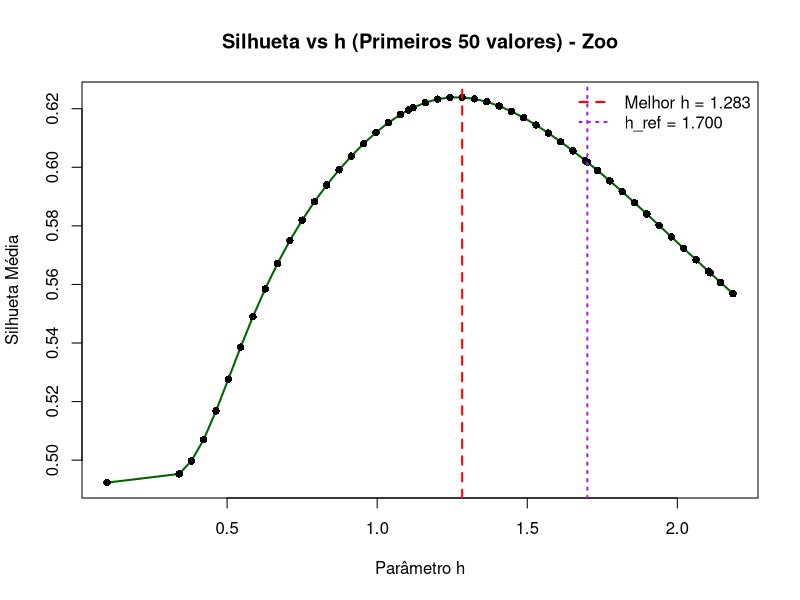
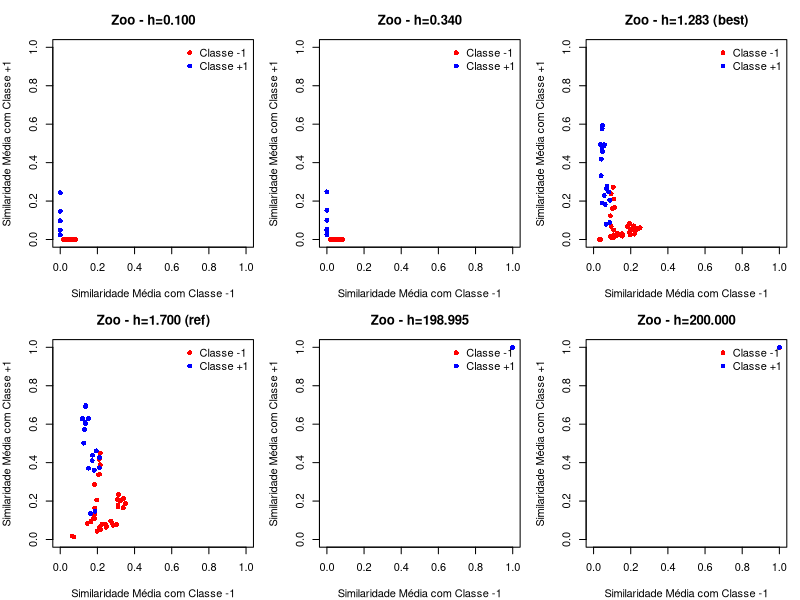
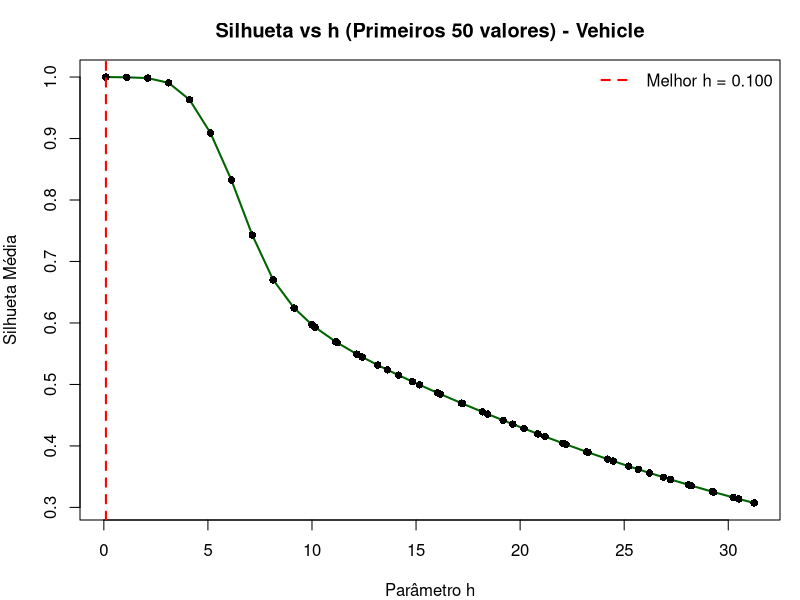
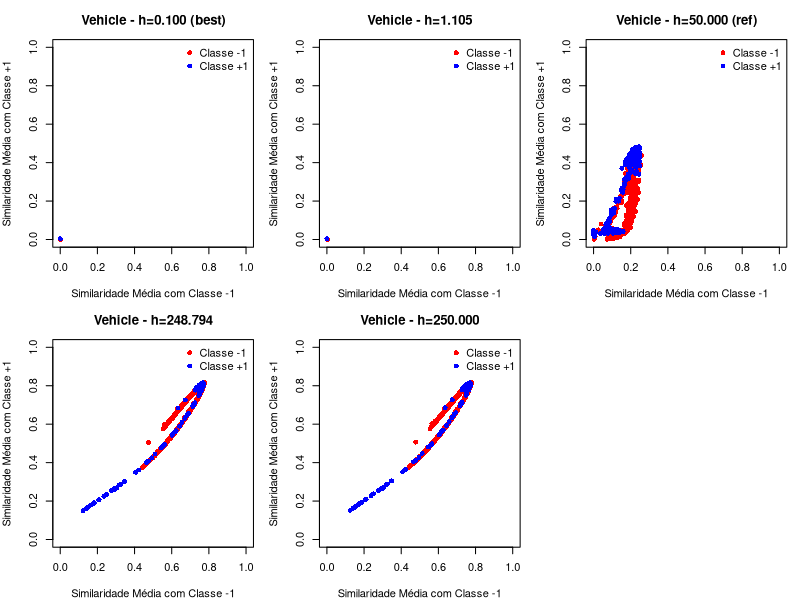
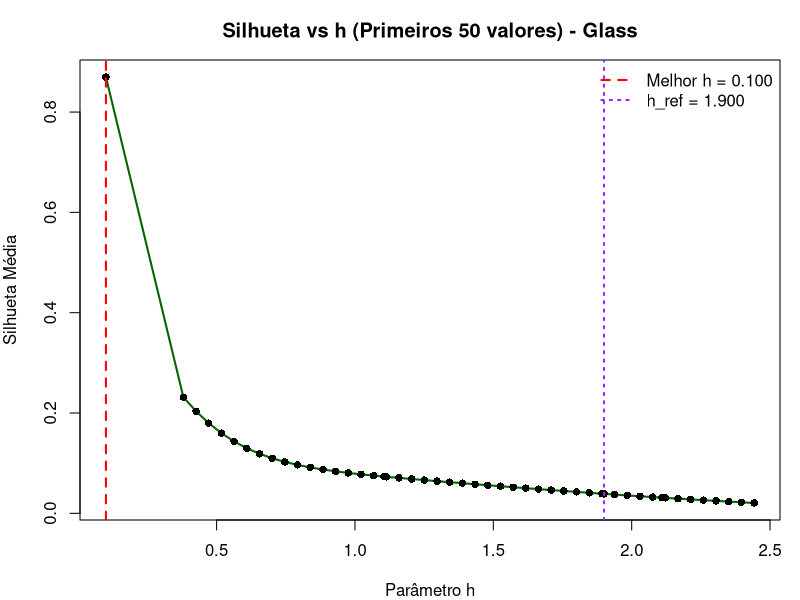
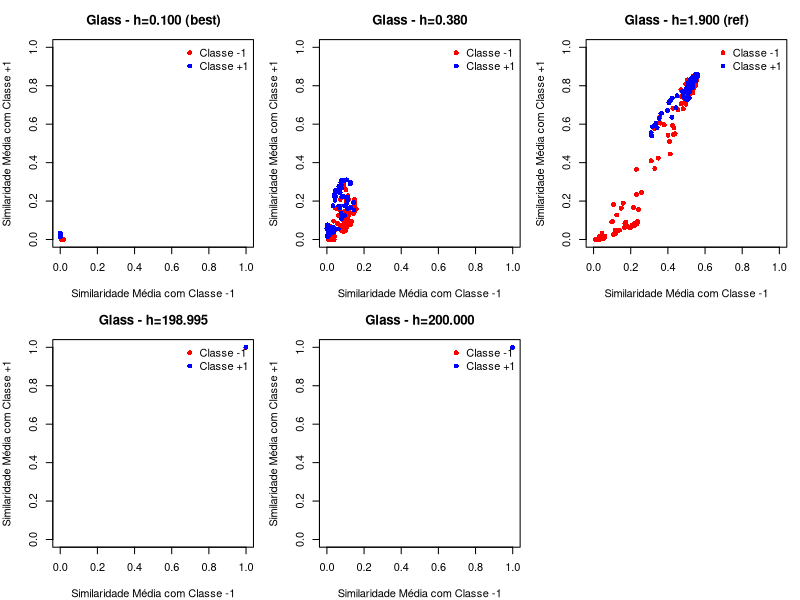
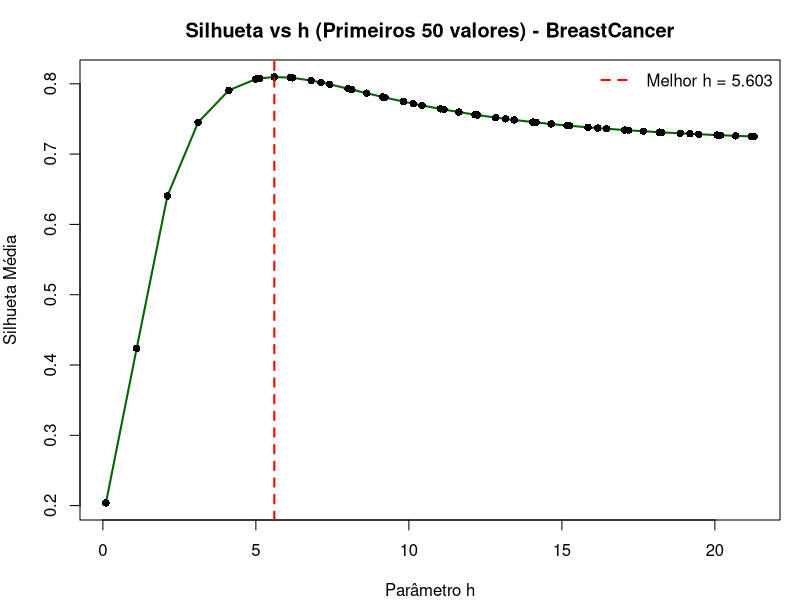
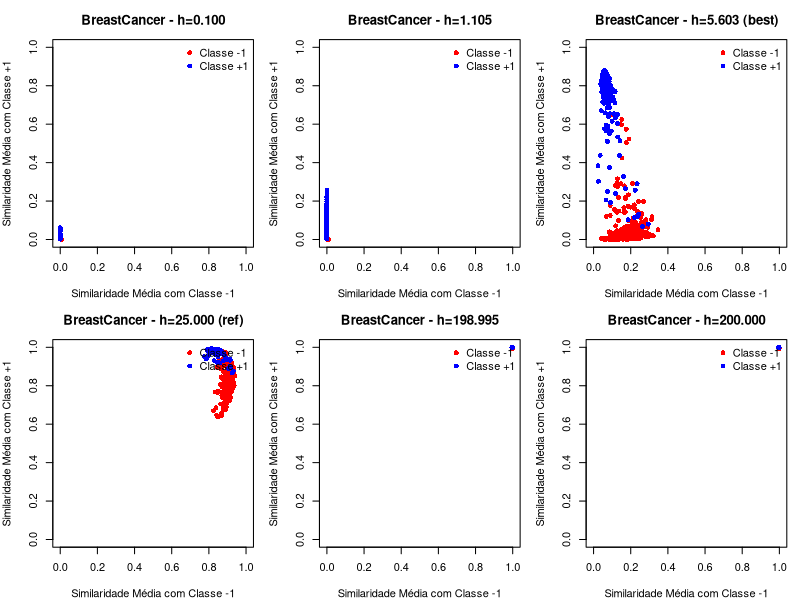

Write the R code that produced these figures, in order.
# Limpeza inicial
rm(list = ls())
if (length(dev.list())) {
  dev.off()
}

# Bibliotecas
library(kernlab)
library(mlbench)
library(cluster)

set.seed(203)

# Função de plotagem
plot_similarity_space <- function(p1, p2, title) {
  plot(NULL, main = title,
       xlab = "Similaridade Média com Classe -1",
       ylab = "Similaridade Média com Classe +1",
       xlim = c(0, 1), ylim = c(0, 1),
       cex.main = 1.2, cex.axis = 1, cex.lab = 1)
  points(p1[,1], p1[,2], col = "red", pch = 16)
  points(p2[,1], p2[,2], col = "blue", pch = 16)
  legend("topright", legend = c("Classe -1", "Classe +1"),
         col = c("red", "blue"), pch = 16, bty = "n")
}

# Função principal do experimento
run_projection_experiment <- function(X, Y, dataset_name, h_ref = NULL) {
  cat(sprintf("\n>>> Iniciando análise para o dataset: %s\n", dataset_name))
  C1_LABEL <- -1; C2_LABEL <- 1
  xc1 <- X[Y == C1_LABEL, ]; xc2 <- X[Y == C2_LABEL, ]
  nc1 <- nrow(xc1); nc2 <- nrow(xc2)
  if (nc1 < 2 || nc2 < 2) stop("Uma das classes não tem amostras suficientes.")
  X_ord <- rbind(xc1, xc2)

  dall <- as.matrix(dist(X_ord))
  
  # Grade de busca híbrida para h
  base_h <- seq(0.1, 200, length.out = 200)
  if (!is.null(h_ref)) {
    around_ref <- seq(h_ref / 5, h_ref * 5, length.out = 200)
    h_list <- sort(unique(c(base_h, around_ref, h_ref)))
  } else {
    h_list <- sort(unique(base_h))
  }
  cat(sprintf("Analisando %d valores de h.\n", length(h_list)))

  sil_arr <- numeric(length(h_list))
  proj_list <- vector("list", length(h_list))
  
  for (i in seq_along(h_list)) {
    h <- h_list[i]
    K <- exp(- (dall * dall) / (2 * h^2))
    k11 <- K[1:nc1, 1:nc1]; k12 <- K[1:nc1, (nc1+1):(nc1+nc2)]; k22 <- K[(nc1+1):(nc1+nc2), (nc1+1):(nc1+nc2)]
    p11 <- rowSums(k11)/nc1; p12 <- rowSums(k12)/nc2
    p21 <- colSums(k12)/nc1; p22 <- rowSums(k22)/nc2
    p1 <- cbind(p11, p12); p2 <- cbind(p21, p22)
    proj_list[[i]] <- list(p1 = p1, p2 = p2) 

    pts <- rbind(p1, p2)
    lbls <- c(rep(C1_LABEL, nc1), rep(C2_LABEL, nc2))
    sil <- silhouette(as.integer(as.factor(lbls)), dist(pts))
    sil_arr[i] <- mean(sil[, 'sil_width'])
  }

  df_sil <- data.frame(h = h_list, sil = sil_arr)
  top10 <- head(df_sil[order(-df_sil$sil), ], 10)
  print("Top 10 valores de h por índice de silhueta:")
  print(top10)

  best_idx <- which.max(sil_arr)
  best_h <- h_list[best_idx]
  
  # Plot Silhueta vs h
  plot_limit <- min(length(h_list), 50) # Garante que não vai estourar o limite
  h_plot <- h_list[1:plot_limit]
  sil_plot <- sil_arr[1:plot_limit]
  plot(h_plot, sil_plot, type = 'l', lwd = 2, col = 'darkgreen',
       xlab = 'Parâmetro h', ylab = 'Silhueta Média',
       main = paste('Silhueta vs h (Primeiros', plot_limit, 'valores) -', dataset_name))
  points(h_plot, sil_plot, pch = 16)
  
  if (best_h %in% h_plot) abline(v = best_h, col = 'red', lty = 2, lwd = 2)
  if (!is.null(h_ref) && h_ref %in% h_plot) abline(v = h_ref, col = 'purple', lty = 3, lwd = 2)
  
  legend('topright', bty="n",
         legend = c(if(best_h %in% h_plot) sprintf('Melhor h = %.3f', best_h),
                    if(!is.null(h_ref) && h_ref %in% h_plot) sprintf('h_ref = %.3f', h_ref)),
         col = c('red', 'purple')[c(best_h %in% h_plot, !is.null(h_ref) && h_ref %in% h_plot)],
         lty = c(2, 3)[c(best_h %in% h_plot, !is.null(h_ref) && h_ref %in% h_plot)],
         lwd = 2)

  # Plot projeções para h selecionados
  select_h <- sort(unique(c(
    h_list[1], h_list[2],
    if (!is.null(h_ref)) h_ref,
    best_h,
    h_list[length(h_list)-1], h_list[length(h_list)]
  )))
  
  par(mfrow = c(2, ceiling(length(select_h)/2)), mar = c(4,4,3,1))
  
  for (h_val in select_h) {
    idx_to_plot <- which(h_list == h_val)[1] 
    pr <- proj_list[[idx_to_plot]]
    title <- sprintf('%s - h=%.3f%s', dataset_name, h_val,
                     if (!is.null(h_ref) && h_val == h_ref) ' (ref)' else if (h_val == best_h) ' (best)' else '')
    plot_similarity_space(pr$p1, pr$p2, title)
  }
  par(mfrow = c(1,1))
}

# --- Blocos de execução ---

# Dataset Zoo
data(Zoo, package = 'mlbench')
Xz <- data.matrix(Zoo[, -c(1,17)])
Yz <- ifelse(Zoo$type == 'mammal', 1, -1)
run_projection_experiment(Xz, Yz, 'Zoo', h_ref = 1.7)

# Dataset Vehicle
data(Vehicle, package = 'mlbench')
Xv <- data.matrix(Vehicle[, -ncol(Vehicle)])
Yv <- ifelse(Vehicle$Class == 'bus', 1, -1)
run_projection_experiment(Xv, Yv, 'Vehicle', h_ref = 50)

# Dataset Glass
data(Glass, package = 'mlbench')
Xg <- data.matrix(Glass[, -ncol(Glass)])
Yg <- ifelse(Glass$Type == '1', 1, -1)
run_projection_experiment(Xg, Yg, 'Glass', h_ref = 1.9)

# --- Experimento 4: Dataset BreastCancer ---
data(BreastCancer, package = 'mlbench')
# Remove linhas com valores ausentes (NA) e a coluna de ID
bc_data <- BreastCancer[complete.cases(BreastCancer), -1] 
# As features são as colunas de 1 a 9 na nova matriz de dados
X_bc <- data.matrix(bc_data[, 1:9])
# A classe 'benign' será +1 e 'malignant' será -1
Y_bc <- ifelse(bc_data$Class == 'benign', 1, -1)
# Um valor de referência razoável para este dataset
run_projection_experiment(X_bc, Y_bc, 'BreastCancer', h_ref = 25)

# --- Experimento 5: Dataset XOR Fictício ---
# Geração dos dados conforme especificado
N <- 100
n <- 2
C1_LABEL <- -1 # Definindo rótulos para o XOR
C2_LABEL <- 1

m1 <- c(2,2); m2 <- c(4,4) # Cantos para a Classe -1
m3 <- c(2,4); m4 <- c(4,2) # Cantos para a Classe +1
variancia <- 0.3

g1 <- matrix(rnorm(2 * N), ncol = n) * variancia + matrix(m1, nrow = N, ncol = n, byrow = TRUE)
g2 <- matrix(rnorm(2 * N), ncol = n) * variancia + matrix(m2, nrow = N, ncol = n, byrow = TRUE)
g3 <- matrix(rnorm(2 * N), ncol = n) * variancia + matrix(m3, nrow = N, ncol = n, byrow = TRUE)
g4 <- matrix(rnorm(2 * N), ncol = n) * variancia + matrix(m4, nrow = N, ncol = n, byrow = TRUE)

# Combina os clusters para formar as duas classes
xc1_xor <- rbind(g1, g2) # Classe -1
xc2_xor <- rbind(g3, g4) # Classe +1

# Monta a matriz de features e o vetor de rótulos final
X_xor <- rbind(xc1_xor, xc2_xor)
Y_xor <- c(rep(C1_LABEL, nrow(xc1_xor)), rep(C2_LABEL, nrow(xc2_xor)))
# Para o XOR, um h pequeno é esperado como ótimo
run_projection_experiment(X_xor, Y_xor, 'XOR Fictício', h_ref = 0.8)
